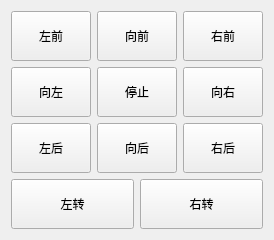
       <widget class="QWidget" name="tab_3">
        <attribute name="title">
         <string>Jog控制</string>
        </attribute>
        <layout class="QVBoxLayout" name="verticalLayout_12">
         <item>
          <layout class="QHBoxLayout" name="horizontalLayout_54">
           <item>
            <layout class="QVBoxLayout" name="verticalLayout_3" stretch="1,1,1">
             <item>
              <widget class="QPushButton" name="pushButton_move_left_front">
               <property name="sizePolicy">
                <sizepolicy hsizetype="Preferred" vsizetype="Preferred">
                 <horstretch>0</horstretch>
                 <verstretch>0</verstretch>
                </sizepolicy>
               </property>
               <property name="minimumSize">
                <size>
                 <width>0</width>
                 <height>50</height>
                </size>
               </property>
               <property name="text">
                <string>左前</string>
               </property>
              </widget>
             </item>
             <item>
              <widget class="QPushButton" name="pushButton_move_left">
               <property name="sizePolicy">
                <sizepolicy hsizetype="Preferred" vsizetype="Preferred">
                 <horstretch>0</horstretch>
                 <verstretch>0</verstretch>
                </sizepolicy>
               </property>
               <property name="minimumSize">
                <size>
                 <width>0</width>
                 <height>50</height>
                </size>
               </property>
               <property name="text">
                <string>向左</string>
               </property>
              </widget>
             </item>
             <item>
              <widget class="QPushButton" name="pushButton_move_left_back">
               <property name="sizePolicy">
                <sizepolicy hsizetype="Preferred" vsizetype="Preferred">
                 <horstretch>0</horstretch>
                 <verstretch>0</verstretch>
                </sizepolicy>
               </property>
               <property name="minimumSize">
                <size>
                 <width>0</width>
                 <height>50</height>
                </size>
               </property>
               <property name="text">
                <string>左后</string>
               </property>
              </widget>
             </item>
            </layout>
           </item>
           <item>
            <layout class="QVBoxLayout" name="verticalLayout" stretch="0,0,0">
             <item>
              <widget class="QPushButton" name="pushButton_move_front">
               <property name="sizePolicy">
                <sizepolicy hsizetype="Preferred" vsizetype="Preferred">
                 <horstretch>0</horstretch>
                 <verstretch>0</verstretch>
                </sizepolicy>
               </property>
               <property name="minimumSize">
                <size>
                 <width>0</width>
                 <height>50</height>
                </size>
               </property>
               <property name="text">
                <string>向前</string>
               </property>
              </widget>
             </item>
             <item>
              <widget class="QPushButton" name="pushButton_stop_move">
               <property name="sizePolicy">
                <sizepolicy hsizetype="Preferred" vsizetype="Preferred">
                 <horstretch>0</horstretch>
                 <verstretch>0</verstretch>
                </sizepolicy>
               </property>
               <property name="minimumSize">
                <size>
                 <width>0</width>
                 <height>50</height>
                </size>
               </property>
               <property name="text">
                <string>停止</string>
               </property>
              </widget>
             </item>
             <item>
              <widget class="QPushButton" name="pushButton_move_back">
               <property name="sizePolicy">
                <sizepolicy hsizetype="Preferred" vsizetype="Preferred">
                 <horstretch>0</horstretch>
                 <verstretch>0</verstretch>
                </sizepolicy>
               </property>
               <property name="minimumSize">
                <size>
                 <width>0</width>
                 <height>50</height>
                </size>
               </property>
               <property name="text">
                <string>向后</string>
               </property>
              </widget>
             </item>
            </layout>
           </item>
           <item>
            <layout class="QVBoxLayout" name="verticalLayout_2" stretch="1,1,1">
             <item>
              <widget class="QPushButton" name="pushButton_move_right_front">
               <property name="sizePolicy">
                <sizepolicy hsizetype="Preferred" vsizetype="Preferred">
                 <horstretch>0</horstretch>
                 <verstretch>0</verstretch>
                </sizepolicy>
               </property>
               <property name="minimumSize">
                <size>
                 <width>0</width>
                 <height>50</height>
                </size>
               </property>
               <property name="text">
                <string>右前</string>
               </property>
              </widget>
             </item>
             <item>
              <widget class="QPushButton" name="pushButton_move_right">
               <property name="sizePolicy">
                <sizepolicy hsizetype="Preferred" vsizetype="Preferred">
                 <horstretch>0</horstretch>
                 <verstretch>0</verstretch>
                </sizepolicy>
               </property>
               <property name="minimumSize">
                <size>
                 <width>0</width>
                 <height>50</height>
                </size>
               </property>
               <property name="text">
                <string>向右</string>
               </property>
              </widget>
             </item>
             <item>
              <widget class="QPushButton" name="pushButton_move_right_back">
               <property name="sizePolicy">
                <sizepolicy hsizetype="Preferred" vsizetype="Preferred">
                 <horstretch>0</horstretch>
                 <verstretch>0</verstretch>
                </sizepolicy>
               </property>
               <property name="minimumSize">
                <size>
                 <width>0</width>
                 <height>50</height>
                </size>
               </property>
               <property name="text">
                <string>右后</string>
               </property>
              </widget>
             </item>
            </layout>
           </item>
          </layout>
         </item>
         <item>
          <layout class="QHBoxLayout" name="horizontalLayout">
           <item>
            <widget class="QPushButton" name="pushButton_turn_left">
             <property name="sizePolicy">
              <sizepolicy hsizetype="Preferred" vsizetype="Fixed">
               <horstretch>0</horstretch>
               <verstretch>0</verstretch>
              </sizepolicy>
             </property>
             <property name="minimumSize">
              <size>
               <width>0</width>
               <height>50</height>
              </size>
             </property>
             <property name="text">
              <string>左转</string>
             </property>
            </widget>
           </item>
           <item>
            <widget class="QPushButton" name="pushButton_turn_right">
             <property name="sizePolicy">
              <sizepolicy hsizetype="Preferred" vsizetype="Fixed">
               <horstretch>0</horstretch>
               <verstretch>0</verstretch>
              </sizepolicy>
             </property>
             <property name="minimumSize">
              <size>
               <width>0</width>
               <height>50</height>
              </size>
             </property>
             <property name="text">
              <string>右转</string>
             </property>
            </widget>
           </item>
          </layout>
         </item>
        </layout>
       </widget>
